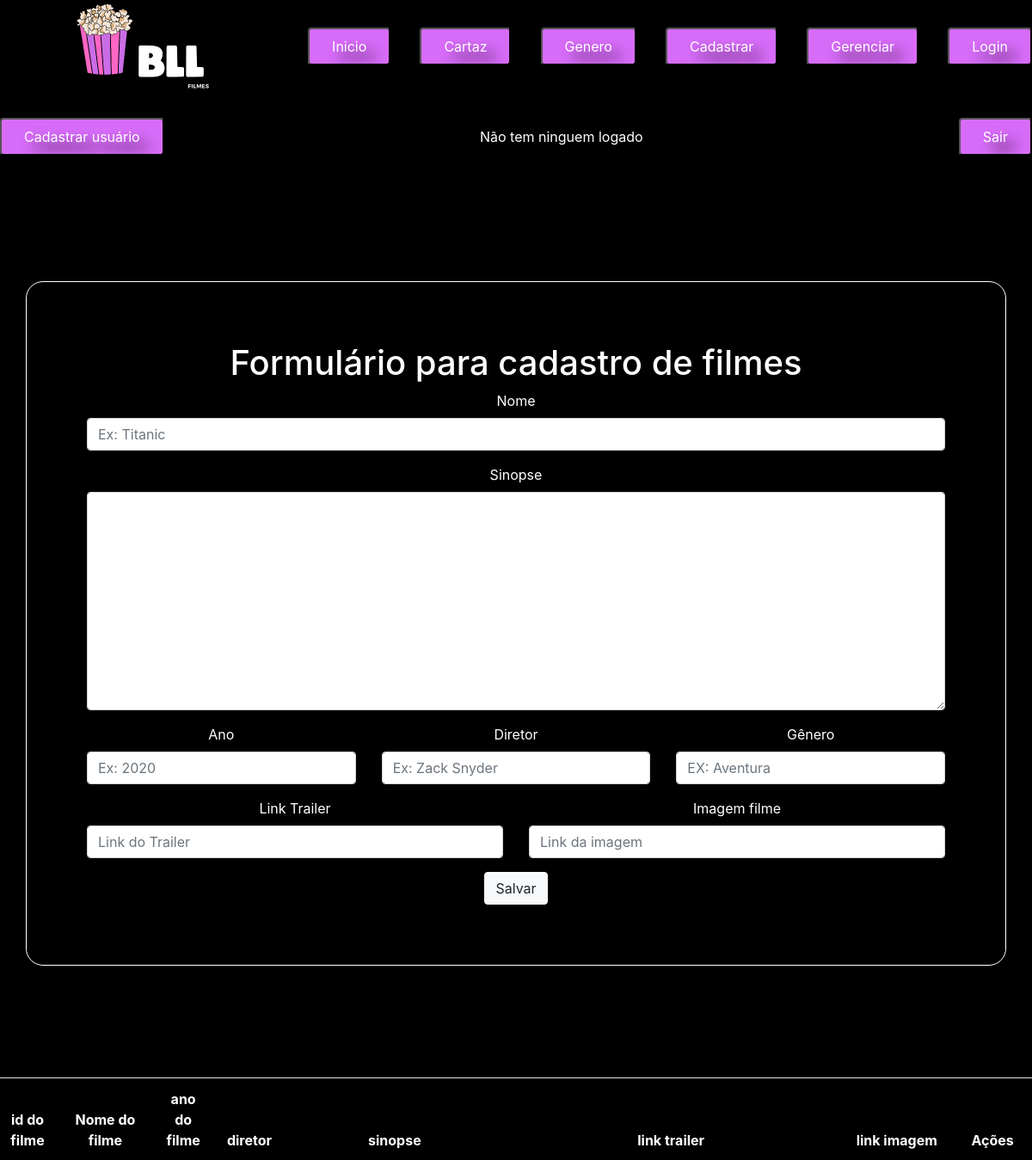
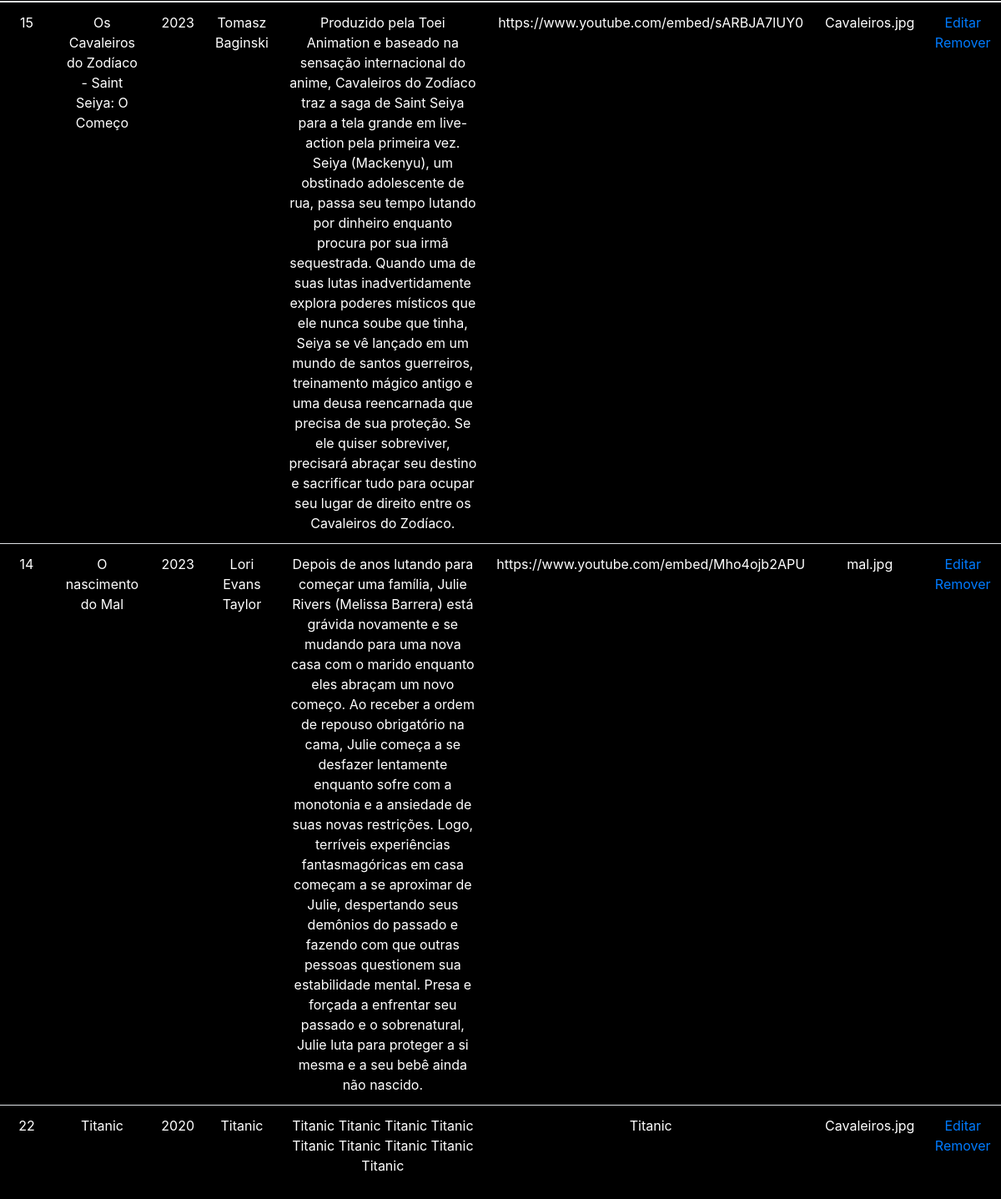
The page /gerenciar.php on the database its author committed (2 pictures, top to bottom).
### tables this page shows
CREATE TABLE IF NOT EXISTS `filmes` (
  `idFilme` int(11) NOT NULL AUTO_INCREMENT,
  `nomeFilme` varchar(255) DEFAULT NULL,
  `anoFilme` varchar(255) DEFAULT NULL,
  `diretor` varchar(255) DEFAULT NULL,
  `descricao` varchar(1000) DEFAULT NULL,
  `linkTrailer` varchar(255) DEFAULT NULL,
  `imagemFilme` varchar(255) DEFAULT NULL,
  `idGenero` varchar(255) NOT NULL,
  PRIMARY KEY (`idFilme`),
  KEY `idGenero` (`idGenero`)
);

### gerenciar.php (the view, shortened to what this page needs)
<?php include('cabecalho.php') ?>
<form action="filme-editar.php" class="container formulario" method="POST">
    <h1>Formulário para cadastro de filmes</h1>
    <div class="row">
        <div class="mb-3 col-12">
            <label for="nomeFilme" class="form-label">Nome</label>
            <input type="text" class="form-control" id="nome" placeholder="Ex: Titanic" name="nomeFilme"  value="<?php echo @$_GET['nomeFilme']; ?>">
        </div>
    </div>
    <div class="row">
        <div class="mb-3 col-12">
            <label for="descricao" class="form-label">Sinopse</label>
            <textarea id="descricao" cols="30" rows="10" class="form-control" name="descricao"><?php echo @$_GET['descricao']; ?></textarea>
        </div>
    </div>
    <div class="row">
    <div class="mb-3 col-4">
            <label for="ano" class="form-label">Ano</label>
            <input type="number" class="form-control" id="ano" placeholder="Ex: 2020" name="ano"  value="<?php echo @$_GET['ano']; ?>">
        </div>
        <div class="mb-3 col-4">
            <label for="diretor" class="form-label">Diretor</label>
            <input type="text" class="form-control" id="diretor" placeholder="Ex: Zack Snyder" name="diretor"  value="<?php echo @$_GET['diretor']; ?>">
        </div>
        <div class="mb-3 col-4">
            <label for="genero" class="form-label">Gênero</label>
            <input type="text" class="form-control" id="genero" placeholder="EX: Aventura" name="genero"  value="<?php echo @$_GET['genero']; ?>">
        </div>
    </div>
    <div class="row">
        <div class="mb-3 col-6">
            <label for="linkTrailer" class="form-label">Link Trailer</label>
            <input type="text" class="form-control" id="linkTrailer" placeholder="Link do Trailer" name="linkTrailer"  value="<?php echo @$_GET['linkTrailer']; ?>">
        </div>
        <div class="mb-3 col-6">
            <label for="imgFilme" class="form-label">Imagem filme</label>
            <input type="text" class="form-control" id="imgFilme" name="imagemFilme" placeholder="Link da imagem"  value="<?php echo @$_GET['imagemFilme']; ?>">
        </div>
    </div>
    <div class="col-auto">
    <button type="submit" class="btn btn-light">Salvar</button>
  </div>
</form>
    <section>
        <table class="table table-striped">
            <thead>
            <tr>
                <th scope="col">id do filme</th>
                <th scope="col">Nome do filme </th>
                <th scope="col">ano do filme</th>
                <th scope="col">diretor</th>
                <th scope="col">sinopse</th>
                <th scope="col">link trailer</th>
                <th scope="col">link imagem</th>
                <th scope="col">Ações</th>
            </tr>
            </thead>
            <tbody>
            <?php
                $stmt = $pdo->prepare("select * from filmes");
                $stmt ->execute();
                while($row = $stmt ->fetch(PDO::FETCH_BOTH)){
                    echo "<tr class='celula'>";
                    echo "<td> $row[0] </td>";
                    echo "<td> $row[1] </td>";
                    echo "<td> $row[2] </td>";
                    echo "<td> $row[3] </td>";
                    echo "<td> $row[4] </td>";
                    echo "<td> $row[5] </td>";
                    echo "<td> $row[6] </td>";
                    echo "<td>
                            <a href='?idFilme=$row[0]&nomeFilme=$row[1]&ano=$row[2]&diretor=$row[3]&descricao=$row[4]&linkTrailer=$row[5]&imagemFilme=$row[6]&genero=$row[7]'> Editar </a>
                            <a href='filme-remover.php?idFilme=$row[0]'> Remover </a>
                            </td>";
                  echo "</tr>";
                }
            ?>
            </tbody>
        </table>
    </section>
</body>
</html>
<?php include('rodape.php') ?>

### css/style.css (style rules this page uses)
body { background-color: black; margin: 0; padding: 0; color: white; text-align: center; }
.formulario { margin: 130px auto; padding: 70px; border-radius: 20px; border: 1px solid; }

### rows shown on the page
filmes: idFilme "15", nomeFilme "Os Cavaleiros do Zodíaco - Saint Seiya: O Começo", anoFilme "2023", diretor "Tomasz Baginski", descricao "Produzido pela Toei Animation e baseado na sensação internacional do anime, Cavaleiros do Zodíaco traz a saga de Saint Seiya para a tela grande em live-action pela primeira vez. Seiya (Mackenyu), um obstinado adolescente de rua, passa seu tempo lutando por dinheiro enquanto procura por sua irmã sequestrada. Quando uma de suas lutas inadvertidamente explora poderes místicos que ele nunca soube que tinha, Seiya se vê lançado em um mundo de santos guerreiros, treinamento mágico antigo e uma deusa reencarnada que precisa de sua proteção. Se ele quiser sobreviver, precisará abraçar seu destino e sacrificar tudo para ocupar seu lugar de direito entre os Cavaleiros do Zodíaco.", linkTrailer "https://www.youtube.com/embed/sARBJA7IUY0", imagemFilme "Cavaleiros.jpg"
filmes: idFilme "14", nomeFilme "O nascimento do Mal", anoFilme "2023", diretor "Lori Evans Taylor", descricao "Depois de anos lutando para começar uma família, Julie Rivers (Melissa Barrera) está grávida novamente e se mudando para uma nova casa com o marido enquanto eles abraçam um novo começo. Ao receber a ordem de repouso obrigatório na cama, Julie começa a se desfazer lentamente enquanto sofre com a monotonia e a ansiedade de suas novas restrições. Logo, terríveis experiências fantasmagóricas em casa começam a se aproximar de Julie, despertando seus demônios do passado e fazendo com que outras pessoas questionem sua estabilidade mental. Presa e forçada a enfrentar seu passado e o sobrenatural, Julie luta para proteger a si mesma e a seu bebê ainda não nascido.", linkTrailer "https://www.youtube.com/embed/Mho4ojb2APU", imagemFilme "mal.jpg"
filmes: idFilme "22", nomeFilme "Titanic", anoFilme "2020", diretor "Titanic", descricao "Titanic Titanic Titanic Titanic Titanic Titanic Titanic Titanic Titanic", linkTrailer "Titanic", imagemFilme "Cavaleiros.jpg"
